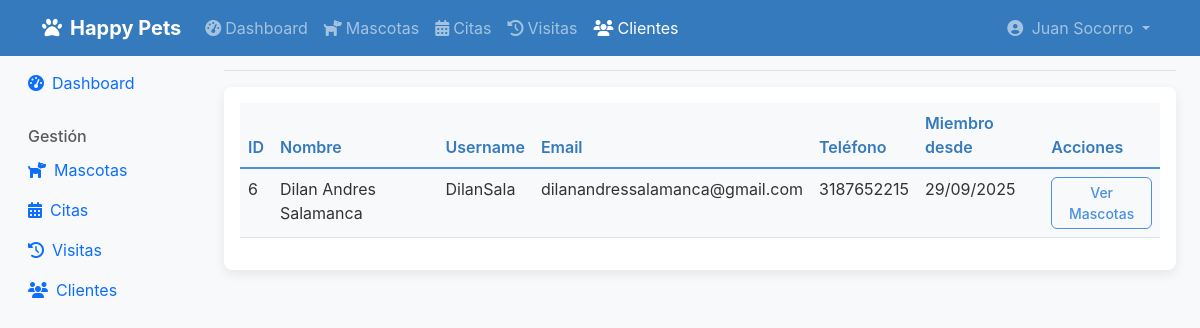
Screenshot of /public/admin/clients.php (signed in) with the database file from the repository.
### tables this page shows
CREATE TABLE `users` (
  `id` int(11) NOT NULL,
  `username` varchar(50) NOT NULL,
  `email` varchar(100) NOT NULL,
  `password` varchar(255) NOT NULL,
  `first_name` varchar(50) NOT NULL,
  `last_name` varchar(50) NOT NULL,
  `phone` varchar(20) DEFAULT NULL,
  `role` enum('admin','client') DEFAULT 'client',
  `created_at` timestamp NOT NULL DEFAULT current_timestamp(),
  `updated_at` timestamp NOT NULL DEFAULT current_timestamp() ON UPDATE current_timestamp()
);

### models/User.php (called while the page is built, shortened)
<?php
require_once __DIR__ . '/../config/database.php';
class User {
    private $conn;
    private $table = 'users';
    public function __construct($db = null) {
        if ($db) {
            $this->conn = $db;
        } else {
            $database = new Database();
            $this->conn = $database->getConnection();
        }
    }
    public function getAllClients() {
        $query = "SELECT * FROM " . $this->table . " WHERE role = 'client' ORDER BY created_at DESC";
        $stmt = $this->conn->prepare($query);
        $stmt->execute();
        return $stmt->fetchAll(PDO::FETCH_ASSOC);
    }
}
?>

### config/database.php (called while the page is built, shortened)
<?php
class Database {
    private $host;
    private $db_name;
    private $username;
    private $password;
    private $port;
    public function __construct() {
        $this->host = getenv('DB_HOST') ?: 'localhost';
        $this->db_name = getenv('DB_DATABASE') ?: 'guarderia_mascotas';
        $this->username = getenv('DB_USER') ?: 'root';
        $this->password = getenv('DB_PASSWORD') ?: '';
        $this->port = getenv('DB_PORT') ?: 3306;
    }
    public function getConnection() {
        $this->conn = null;
        try {
            $this->conn = new PDO(
                "mysql:host=" . $this->host . ";port=" . $this->port . ";dbname=" . $this->db_name,
                $this->username,
                $this->password,
                array(PDO::MYSQL_ATTR_INIT_COMMAND => "SET NAMES utf8")
            );
            $this->conn->setAttribute(PDO::ATTR_ERRMODE, PDO::ERRMODE_EXCEPTION);
        } catch(PDOException $exception) {
            echo "Error de conexión: " . $exception->getMessage();
        }
        return $this->conn;
    }
}
?>

### viewmodels/UserViewModel.php (called while the page is built)
<?php
require_once __DIR__ . '/../models/User.php';
class UserViewModel {
    private $user;
    public function __construct() {
        $this->user = new User();
    }
    public function getAllClients() {
        $clients = $this->user->getAllClients();
        return ['success' => true, 'data' => $clients];
    }
}
?>

### public/admin/clients.php (the view, shortened to what this page needs)
<?php
require_once '../../viewmodels/UserViewModel.php';
$userViewModel = new UserViewModel();
$clientsResult = $userViewModel->getAllClients();
$clients = $clientsResult['success'] ? $clientsResult['data'] : [];
include '../../views/layouts/header.php';
?>
<div class="d-flex justify-content-between flex-wrap flex-md-nowrap align-items-center pt-3 pb-2 mb-3 border-bottom">
    <h1 class="h2">
    </h1>
</div>
<div class="card">
    <div class="card-body">
        <div class="table-responsive">
            <table class="table table-hover">
                <thead class="table-light">
                    <tr>
                        <th>ID</th>
                        <th>Nombre</th>
                        <th>Username</th>
                        <th>Email</th>
                        <th>Teléfono</th>
                        <th>Miembro desde</th>
                        <th>Acciones</th>
                    </tr>
                </thead>
                <tbody>
                    <?php if (!empty($clients)): ?>
                        <?php foreach ($clients as $client): ?>
                            <tr>
                                <td><?php echo $client['id']; ?></td>
                                <td><?php echo htmlspecialchars($client['first_name'] . ' ' . $client['last_name']); ?></td>
                                <td><?php echo htmlspecialchars($client['username']); ?></td>
                                <td><?php echo htmlspecialchars($client['email']); ?></td>
                                <td><?php echo htmlspecialchars($client['phone']); ?></td>
                                <td><?php echo date('d/m/Y', strtotime($client['created_at'])); ?></td>
                                <td>
                                    <a href="pets.php?user_id=<?php echo $client['id']; ?>" class="btn btn-sm btn-outline-primary">Ver Mascotas</a>
                                </td>
                            </tr>
                        <?php endforeach; ?>
                    <?php else: ?>
                        <tr>
                            <td colspan="7" class="text-center">No hay clientes registrados.</td>
                        </tr>
                    <?php endif; ?>
                </tbody>
            </table>
        </div>
    </div>
</div>
<?php include '../../views/layouts/footer.php'; ?>

### public/assets/css/style.css (style rules this page uses)
:root { --primary-color: #4A90E2; --primary-dark: #357ABD; --secondary-color: #50E3C2; --background-color: #f8f9fa; --card-background: #ffffff; --text-color: #333333; --text-muted-color: #6c757d; --border-color: #dee2e6; --success-color: #28a745; --warning-color: #ffc107; --danger-color: #dc3545; --info-color: #17a2b8; --bs-primary: var(--primary-color); --bs-primary-rgb: 74, 144, 226; --bs-secondary: var(--secondary-color); --bs-secondary-rgb: 80, 227, 194; --bs-body-bg: var(--background-color); --bs-body-color: var(--text-color); --bs-border-color: var(--border-color); }
body { font-family: -apple-system, BlinkMacSystemFont, "Segoe UI", Roboto, "Helvetica Neue", Arial, sans-serif; color: var(--text-color); background-color: var(--bs-body-bg); }
.btn { border-radius: 0.375rem; font-weight: 500; transition: all 0.2s ease-in-out; }
.btn-outline-primary { color: var(--primary-color); border-color: var(--primary-color); }
.card { border: none; border-radius: 0.5rem; box-shadow: 0 4px 12px rgba(0, 0, 0, 0.08); background-color: var(--card-background); transition: all 0.3s ease; }
.fade-in-up { animation: fadeInUp 0.8s ease-out forwards; }
html { scroll-behavior: smooth; }
.table { background-color: var(--card-background); }
.table thead th { border-bottom: 2px solid var(--primary-color); color: var(--primary-dark); font-weight: 600; }

### rows the page displays
users: id "6", first_name+last_name "Dilan Andres Salamanca", username "DilanSala", email "dilanandressalamanca@gmail.com", phone "3187652215", created_at "29/09/2025"

### other values shown
$item['title'] "Dashboard"
$item['title'] "Mascotas"
$item['title'] "Citas"
$item['title'] "Visitas"
$item['title'] "Clientes"
$userMenu['header']['name'] "Juan Socorro"
